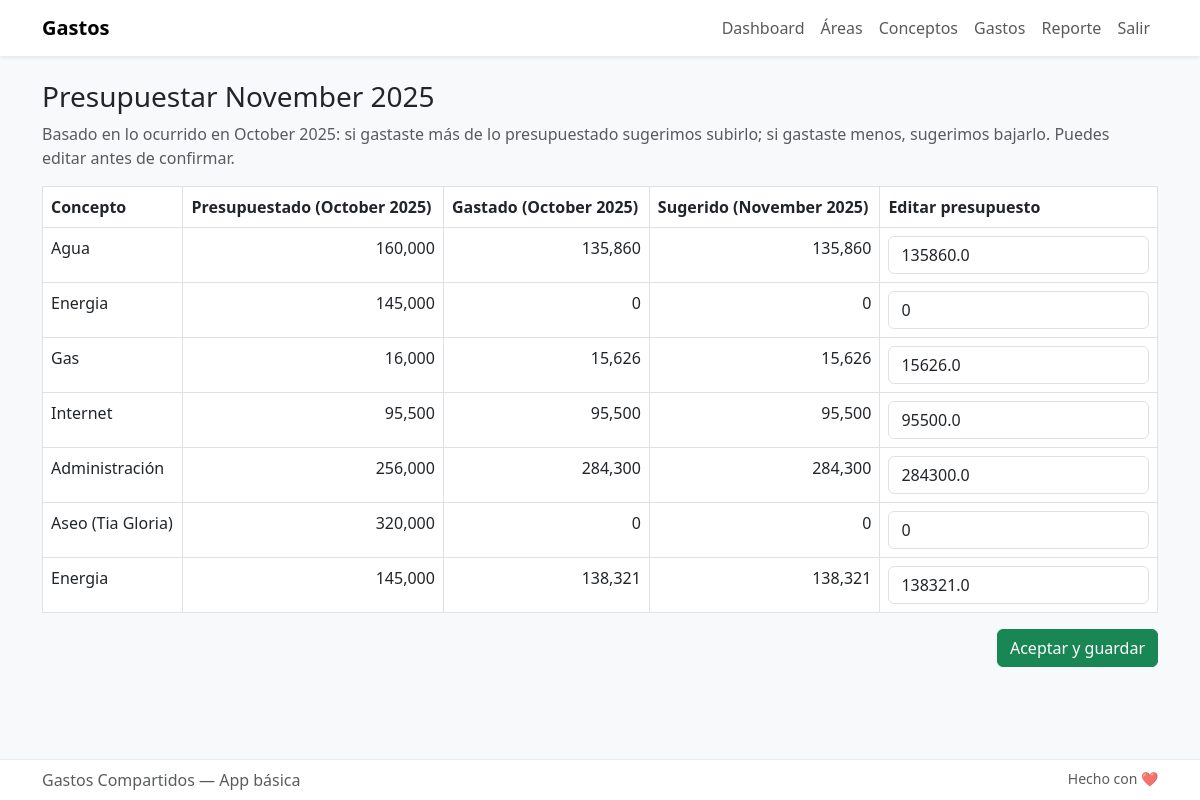
/presupuestar_mes_siguiente (signed in), run on the app's committed database.
### models.py (models this page shows, shortened)
class Concepto(db.Model):
    id = db.Column(db.Integer, primary_key=True)
    nombre = db.Column(db.String(120), nullable=False)
    valor_presupuestado = db.Column(db.Float, default=0.0)
    area_id = db.Column(db.Integer, db.ForeignKey('area.id'), nullable=False)
    gastos = db.relationship('Gasto', backref='concepto', lazy=True)

class PresupuestoMensual(db.Model):
    id = db.Column(db.Integer, primary_key=True)
    concepto_id = db.Column(db.Integer, db.ForeignKey('concepto.id'), nullable=False)
    year = db.Column(db.Integer, nullable=False)
    month = db.Column(db.Integer, nullable=False)  # 1-12
    valor_presupuestado = db.Column(db.Float, nullable=False)
    concepto = db.relationship('Concepto', backref=db.backref('presupuestos_mensuales', lazy=True))
    __table_args__ = (
        db.UniqueConstraint('concepto_id', 'year', 'month', name='uq_concepto_mes'),
    )

### app.py (the view, shortened to what this page needs)
@app.route('/presupuestar_mes_siguiente', methods=['GET', 'POST'])
@login_required
def presupuestar_mes_siguiente():
    hoy = datetime.today().date()
    this_month_first_day = hoy.replace(day=1)
    next_month_first_day = (this_month_first_day + timedelta(days=32)).replace(day=1)
    prev_month_last_day = next_month_first_day - timedelta(days=1)
    last_month_first_day = prev_month_last_day.replace(day=1)
    prev_month_label = f"{month_name[last_month_first_day.month]} {last_month_first_day.year}"
    next_month_label = f"{month_name[next_month_first_day.month]} {next_month_first_day.year}"
    conceptos = Concepto.query.all()
    sugerencias = []
    for c in conceptos:
        gastado_prev = sum(
            g.monto for g in c.gastos
            if g.fecha.date() >= last_month_first_day and g.fecha.date() <= prev_month_last_day
        )
        pm_prev = PresupuestoMensual.query.filter_by(
            concepto_id=c.id,
            year=last_month_first_day.year,
            month=last_month_first_day.month
        ).first()
        presupuestado_prev = pm_prev.valor_presupuestado if pm_prev else c.valor_presupuestado
        if gastado_prev > presupuestado_prev:
            sugerido = gastado_prev
        elif gastado_prev < presupuestado_prev:
            sugerido = gastado_prev
        else:
            sugerido = presupuestado_prev
        sugerencias.append({
            'id': c.id,
            'nombre': c.nombre,
            'presupuestado_anterior': presupuestado_prev,
            'gastado_anterior': gastado_prev,
            'sugerido': sugerido
        })
    return render_template('presupuestar_mes.html', sugerencias=sugerencias, prev_month=prev_month_label, next_month=next_month_label)

### app.py (called while the page is built)
@login_manager.user_loader
def load_user(user_id):
    return User.query.get(int(user_id))

### templates/presupuestar_mes.html (shortened to what this page needs)
{% extends 'base.html' %}
{% block content %}
<h3>Presupuestar {{ next_month }}</h3>
<p class="text-muted">Basado en lo ocurrido en {{ prev_month }}: si gastaste más de lo presupuestado sugerimos subirlo; si gastaste menos, sugerimos bajarlo. Puedes editar antes de confirmar.</p>
<form method="post">
  <table class="table table-bordered">
    <thead>
      <tr>
        <th>Concepto</th>
        <th>Presupuestado ({{ prev_month }})</th>
        <th>Gastado ({{ prev_month }})</th>
        <th>Sugerido ({{ next_month }})</th>
        <th>Editar presupuesto</th>
      </tr>
    </thead>
    <tbody>
      {% for s in sugerencias %}
      <tr>
        <td>{{ s.nombre }}</td>
        <td class="text-end">{{ '{:,.0f}'.format(s.presupuestado_anterior) }}</td>
        <td class="text-end">{{ '{:,.0f}'.format(s.gastado_anterior) }}</td>
        <td class="text-end">{{ '{:,.0f}'.format(s.sugerido) }}</td>
        <td>
          <input type="number" step="0.01" name="presupuesto_{{ s.id }}" value="{{ s.sugerido }}" class="form-control" />
        </td>
      </tr>
      {% endfor %}
    </tbody>
  </table>
  <div class="d-flex justify-content-end">
    <button type="submit" class="btn btn-success">Aceptar y guardar</button>
  </div>
</form>
{% endblock %}

### templates/base.html (style rules this page uses)
body { padding-bottom: 60px; background-color: #f8f9fa; }

### data on the page
Concepto: nombre "Agua"
PresupuestoMensual: presupuestado_anterior "160,000"
Concepto: nombre "Energia", presupuestado_anterior "145,000", gastado_anterior "0", sugerido "0"
Concepto: nombre "Gas"
PresupuestoMensual: presupuestado_anterior "16,000"
Concepto: nombre "Internet"
PresupuestoMensual: presupuestado_anterior "95,500", sugerido "95,500", sugerido "95500.0"
Concepto: nombre "Administración"
PresupuestoMensual: presupuestado_anterior "256,000"
Concepto: nombre "Aseo (Tia Gloria)", presupuestado_anterior "320,000", gastado_anterior "0", sugerido "0"
Concepto: nombre "Energia"
PresupuestoMensual: presupuestado_anterior "145,000"

### other printed values
{{ next_month }} "November 2025"
{{ prev_month }} "October 2025"
{{ '{:,.0f}'.format(s.gastado_anterior) }} "135,860" "15,626" "95,500" "284,300" "138,321"
{{ '{:,.0f}'.format(s.sugerido) }} "135,860" "15,626" "284,300" "138,321"
